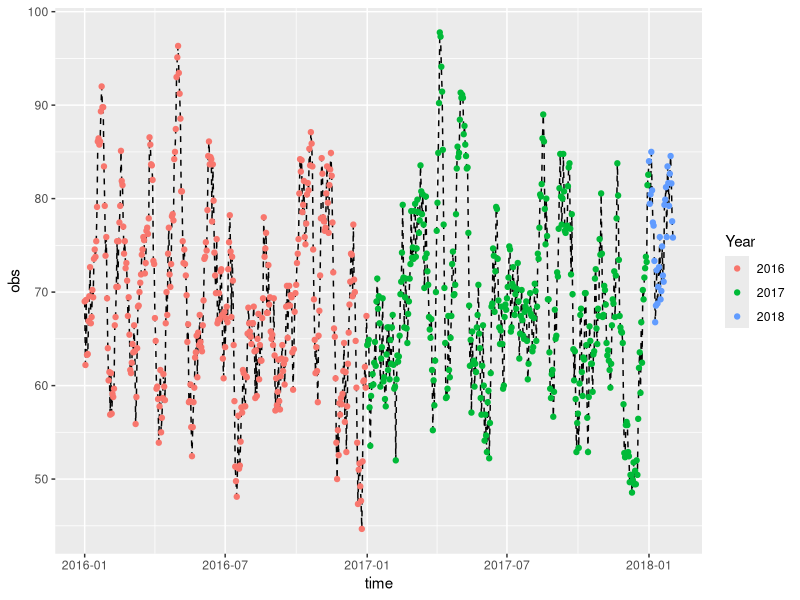

The R source for this figure:
## ---- chunk 1
knitr::opts_chunk$set(echo = TRUE, warning = F, message = F)
## ---- chunk 2
library(ggplot2)
library(dplyr)

## Changepoints (before & after tests)  
df <- data_frame(time = seq(as.Date("2016-01-01"), as.Date("2018-02-01"), 1), 
                 obs  = sample(25:110, 763, replace = T)) %>% 
       mutate(n = 1:n())

 df <- df %>% 
         rowwise() %>%
         mutate(obs = mean(df$obs[max(0, n - 5):(n + 3)], na.rm = T))   

ggplot(df, aes(time, obs)) + geom_line(linetype = "dashed") + geom_point(aes(color = format(time, "%Y"))) + guides(color = guide_legend(title = "Year"))

